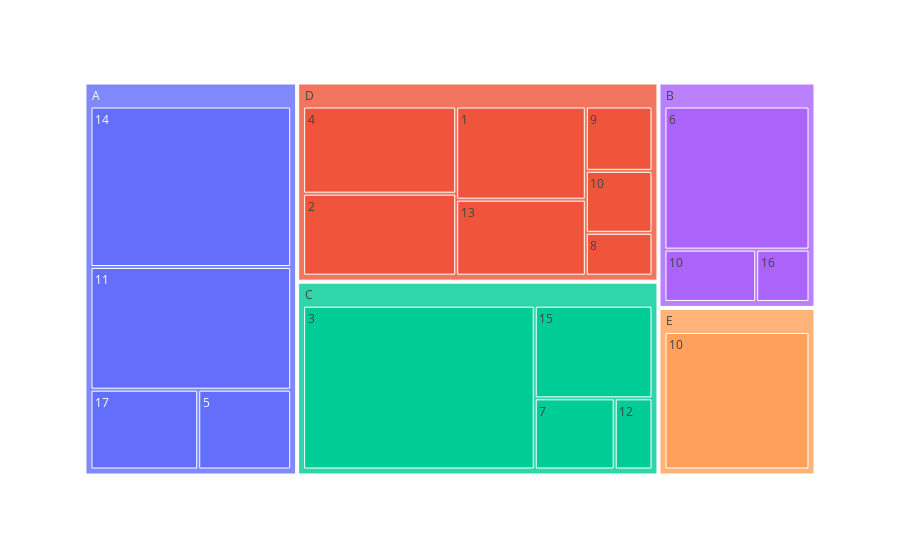

Notebook code for this chart:
### Markdown cell above
In the above chart, we find that most store type categories consist out of multiple clusters (3-4 or 7). Only type E cosists only of cluster 10 but as stated above, there seems to be something going on with cluster 10 (as it is the only cluster that is related to multiple types of stores)

### Code cell
import plotly.express as px

fig = px.treemap(df_stores, path=[ 'type','cluster'], values='store_nbr', color_continuous_scale= 'rdbu')
fig.show()

### Figure 1 — Plotly figure (JSON) as saved in the notebook; plotly's stock layout.template omitted (floating-point values rounded to 4 significant figures)
{"data": [{"branchvalues": "total", "domain": {"x": [0, 1], "y": [0, 1]}, "hovertemplate": "labels=%{label}<br>store_nbr=%{value}<br>parent=%{parent}<br>id=%{id}<extra></extra>", "ids": ["D/1", "D/2", "C/3", "D/4", "A/5", "B/6", "C/7", "D/8", "D/9", "B/10", "D/10", "E/10", "A/11", "C/12", "D/13", "A/14", "C/15", "B/16", "A/17", "A", "B", "C", "D", "E"], "labels": ["1", "2", "3", "4", "5", "6", "7", "8", "9", "10", "10", "10", "11", "12", "13", "14", "15", "16", "17", "A", "B", "C", "D", "E"], "name": "", "parents": ["D", "D", "C", "D", "A", "B", "C", "D", "D", "B", "D", "E", "A", "C", "D", "A", "C", "B", "A", "", "", "", "", ""], "type": "treemap", "values": [76, 79, 240, 84, 44, 134, 36, 18, 27, 31, 26, 136, 146, 17, 62, 191, 69, 18, 51, 432, 183, 362, 372, 136]}], "layout": {"legend": {"tracegroupgap": 0}, "margin": {"t": 60}}}
